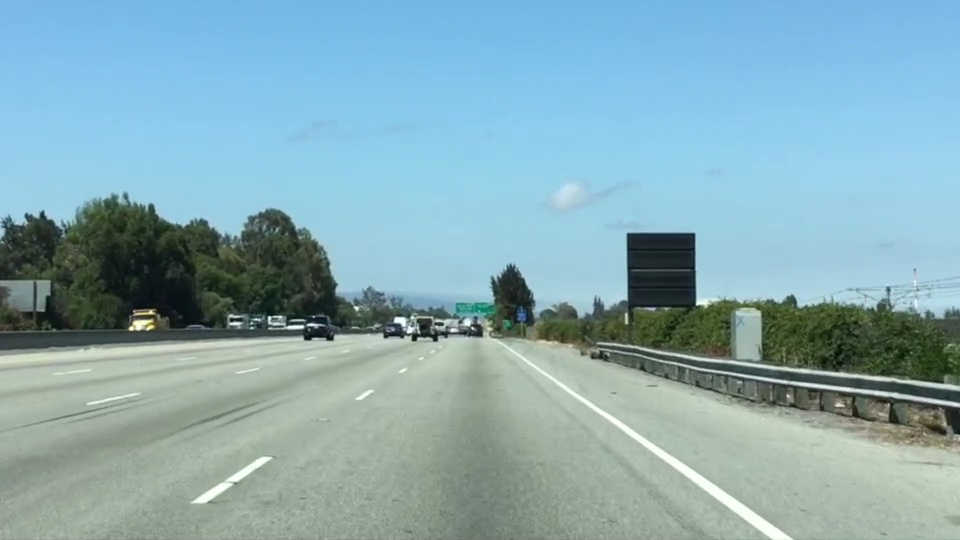
#> input picture autonomouscars/computer_vision1/image_lane_c.jpg, 960 x 540 px, given in place of the camera
$ jupyter execute 'Lecture 4.14 Canny Sobel and Laplace Edge Detection using Webcam.ipynb'   (older library calls are emulated)   (text cells are left out)
#> lines starting #> are read from the running program, lines starting #| are printed output that depends on the picture; after the words box and inside, x2 and y2 are one past the last pixel; in counts of white or black regions, pixels touching at a corner belong together
#> further down, frame is the input picture: shape (540, 960, 3); mean B, G, R 179.2, 171.1, 135.5
[cell 1]
import matplotlib.image as mpimg
import matplotlib.pyplot as plt
import numpy as np
import cv2

[cell 2]
def LiveCamEdgeDetection_canny(image_color):

    threshold_1 = 30
    threshold_2 = 80
    image_gray = cv2.cvtColor(image_color, cv2.COLOR_BGR2GRAY)
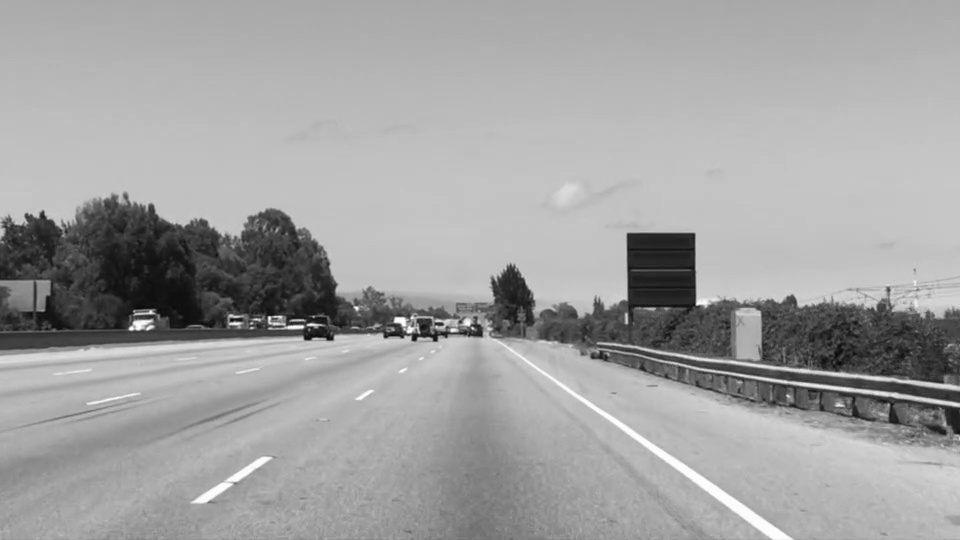
#> image_gray: shape (540, 960); min 6, max 254, mean 161.4
    canny = cv2.Canny(image_gray, threshold_1, threshold_2)
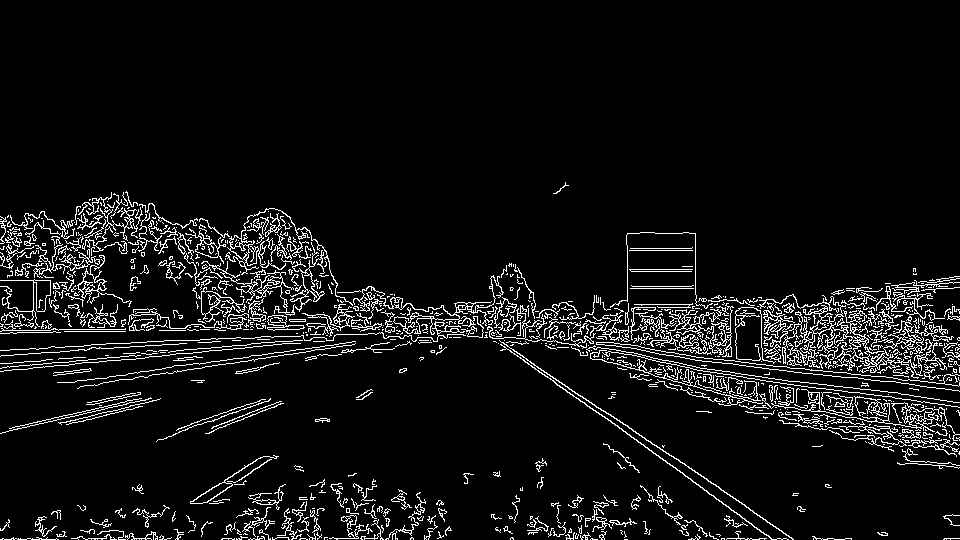
#> canny: shape (540, 960); 6.9% white in thin lines or dots, all inside (x1, y1, x2, y2) = (0, 182, 960, 540)

    return canny

[cell 3]
def LiveCamEdgeDetection_Laplace(image_color):

    image_gray = cv2.cvtColor(image_color, cv2.COLOR_BGR2GRAY)
    laplacian = cv2.Laplacian(image_gray, cv2.CV_64F)

    return laplacian

[cell 4]
def LiveCamEdgeDetection_sobely(image_color):

    image_gray = cv2.cvtColor(image_color, cv2.COLOR_BGR2GRAY)
    y_sobel = cv2.Sobel(image_gray, cv2.CV_64F, 1, 0, ksize = 7)

    return y_sobel

[cell 5]
def LiveCamEdgeDetection_sobelx(image_color):

    image_gray = cv2.cvtColor(image_color, cv2.COLOR_BGR2GRAY)
    x_sobel = cv2.Sobel(image_gray, cv2.CV_64F, 0, 1, ksize = 7)

    return x_sobel

[cell 6]
def Cartoon(image_color):

    dst = cv2.stylization(image_color, sigma_s=60, sigma_r=0.5)

    return dst

[cell 7]
cap = cv2.VideoCapture(0)

while True:
    ret, frame = cap.read() # Cap.read() returns a ret bool to indicate success.
    cv2.imshow('Live Edge Detection', LiveCamEdgeDetection_canny(frame))
    cv2.imshow('Webcam Video', frame)
    if cv2.waitKey(1) == 13: #13 Enter Key
#> (key Esc is pressed here)
        break

cap.release() # camera release
cv2.destroyAllWindows()

$ run again, on autonomouscars/computer_vision1/image_lane_g.jpg
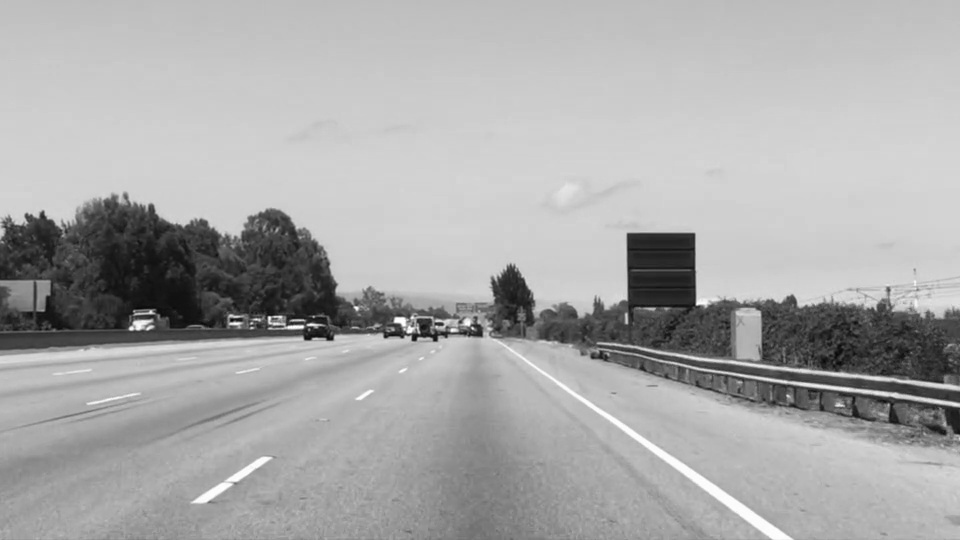
#> input picture autonomouscars/computer_vision1/image_lane_g.jpg, 960 x 540 px, given in place of the camera
#> frame is the input picture: shape (540, 960, 3); min 7, max 255, mean 169.4
#> in LiveCamEdgeDetection_canny, `canny = cv2.Canny(image_gray, threshold_1, threshold_2)`:
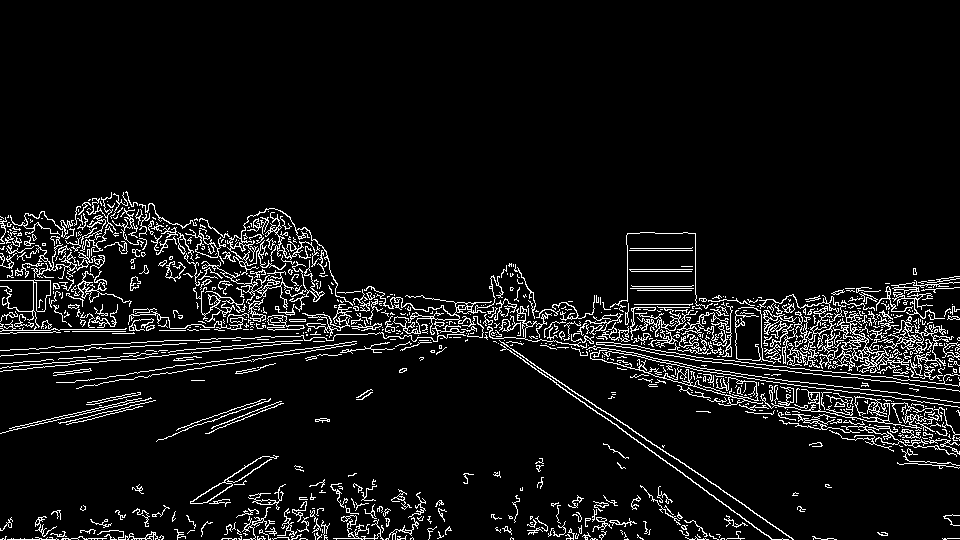
#> canny: shape (540, 960); 6.9% white in thin lines or dots, all inside (x1, y1, x2, y2) = (0, 191, 960, 540)
